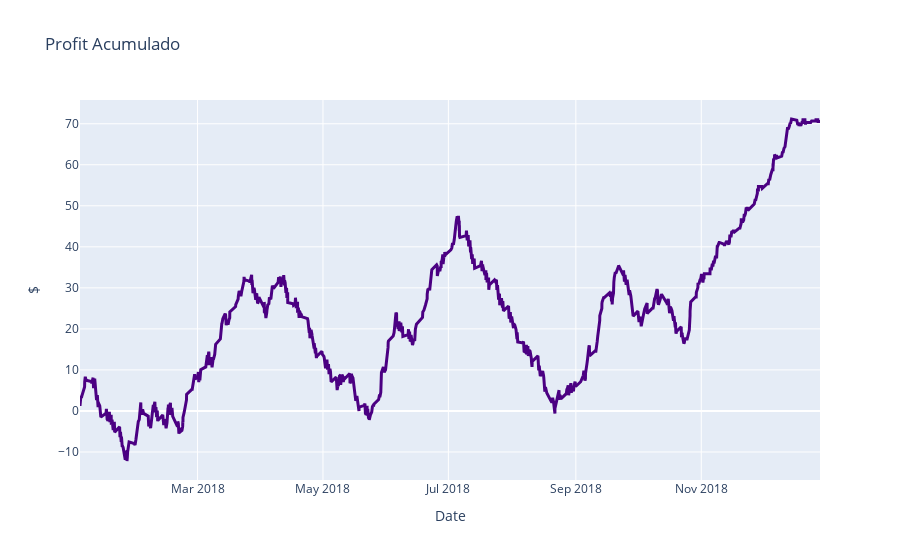

Notebook source saved alongside this figure:
### Code cell
# Profit acum
fig = go.Figure([go.Scatter(x= df_ma_bb['time'], y= df_ma_bb['Profit_final_acum'],
                         line = dict(color='indigo', width=3))])
fig.update_layout(title='Profit Acumulado',
                   xaxis_title='Date',
                   yaxis_title='$')
fig.show()

### Figure 1 — Plotly figure (JSON) as saved in the notebook; plotly's stock layout.template omitted (floating-point values rounded to 4 significant figures; data arrays with more than 128 entries replaced by an {"elided": "..."} marker saying what was removed)
{"data": [{"line": {"color": "indigo", "width": 3}, "type": "scatter", "x": {"elided": "987 str values"}, "y": {"elided": "987 float values"}}], "layout": {"title": {"text": "Profit Acumulado"}, "xaxis": {"title": {"text": "Date"}}, "yaxis": {"title": {"text": "$"}}}}
